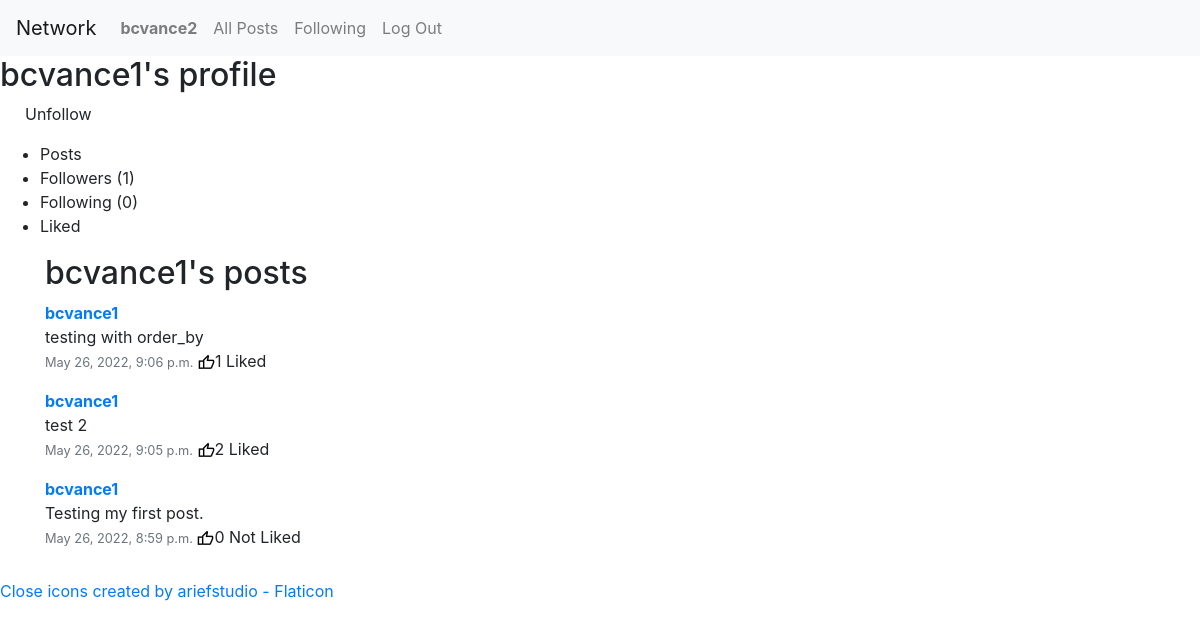
/user/2 (signed in), run on the app's committed database.
### network/models.py (models this page shows, shortened)
class User(AbstractUser):
    pass

class Post(models.Model):
    poster = models.ForeignKey(User, on_delete=models.CASCADE, related_name="posts")
    timestamp = models.DateTimeField(auto_now_add=True)
    content = models.CharField(max_length=140)
    numLikes = models.IntegerField(default=0)

### network/views.py (the view)
# urls.py: path("user/<int:user_id>", views.profile, name="profile"),
def profile(request, user_id):
    user_data = User.objects.get(id=user_id)
    me = User.objects.get(id=request.user.id)
    posts = list(Post.objects.filter(poster=User.objects.get(id=user_id)).order_by("-timestamp"))
    my_likes = [like.post for like in me.user_likes.all()]
    my_follows = [follow.followee for follow in me.following.all()]
    if user_data in my_follows:
        followed_by_me = True
    else:
        followed_by_me = False
    liked = []
    liked_for_liked_posts = []
    for post in posts:
        if post in my_likes:
            liked.append(True)
        else:
            liked.append(False)
    posts_zipped = list(zip(posts, liked))
    user_likes = list(user_data.user_likes.all())
    for user_like in user_likes:
        if user_like.post in my_likes:
            liked_for_liked_posts.append(True)
        else:
            liked_for_liked_posts.append(False)
    return render(request, "network/profile.html", context = {
        "user": user_data,
        "posts": posts_zipped,
        "followers": list(user_data.followed_by.all()),
        "following": list(user_data.following.all()),
        "user_likes": list(zip(user_likes, liked_for_liked_posts)),
        "num_followers": len(list(user_data.followed_by.all())),
        "num_following": len(list(user_data.following.all())),
        "followed_by_me": followed_by_me
    })

### network/templates/network/profile.html (shortened to what this page needs)
{% extends "network/layout.html" %}
{% load static %}
{% block body %}
    <div class="body" data-title="profile">
        <h2>{{ user.username }}'s profile</h2>
        {% if user.id != request.user.id %}
            {% if followed_by_me %}
                <p id="follow-btn" data-user-id="{{ user.id }}">Unfollow</p>
            {% else %}
                <p id="follow-btn" data-user-id="{{ user.id }}">Follow</p>
            {% endif %}
        {% endif %}
        <ul>
            <li class="nav-btn" id="posts">Posts</li>
            <li class="nav-btn" id="followers">Followers (<span id="num-followers">{{ num_followers }}</span>)</li>
            <li class="nav-btn" id="following">Following (<span id="num-following">{{ num_following }}</span>)</li>
            <li class="nav-btn" id="liked">Liked</li>
        </ul>
        <section>
            <div class="container">
                <div id="post-section" class="posts">
                    <h2>{{ user.username }}'s posts</h2>
                    {% for post, liked in posts %}
                        <div class="mb-3 post-card" data-post-id="{{ post.id }}">
                            <a href="{% url 'profile' user.id %}"><strong>{{ post.poster }}</strong></a>
                            <p class="post-content">{{ post.content }}</p>
                            <small class="text-muted">{{ post.timestamp }}</small>
                            <img class="like-icon" src="{% static 'network/media/thumbs_up.png' %}" alt=""><span class="num-likes">{{ post.numLikes }}</span>
                            {% if liked %}
                                <span class="is-liked">Liked</span>
                            {% else %}
                                <span class="is-liked">Not Liked</span>
                            {% endif %}
                        </div>
                    {% endfor %}
                </div>
            </div>
        </section>
    </div>
{% endblock %}

### network/templates/network/layout.html (shortened to what this page needs)
{% load static %}
<!DOCTYPE html>
<html lang="en">
    <head>
        <link rel="stylesheet" href="https://stackpath.bootstrapcdn.com/bootstrap/4.4.1/css/bootstrap.min.css">
        <link href="{% static 'network/styles.css' %}" rel="stylesheet">
    </head>
    <body>
        <nav class="navbar navbar-expand-lg navbar-light bg-light">
            <a class="navbar-brand" href="#">Network</a>
            <div>
              <ul class="navbar-nav mr-auto">
                {% if user.is_authenticated %}
                    <li class="nav-item">
                        <a class="nav-link" href="#"><strong>{{ request.user.username }}</strong></a>
                    </li>
                {% endif %}
                <li class="nav-item">
                  <a class="nav-link" href="{% url 'index' %}">All Posts</a>
                </li>
                {% if request.user.is_authenticated %}
                    <li class="nav-item">
                        <a class="nav-link" href="{% url 'following' %}">Following</a>
                    </li>
                    <li class="nav-item">
                        <a class="nav-link" href="{% url 'logout' %}">Log Out</a>
                    </li>
                {% endif %}
              </ul>
            </div>
          </nav>
        <div class="body">
            {% block body %}
            {% endblock %}
        </div>
        <a href="https://www.flaticon.com/free-icons/close" title="close icons">Close icons created by ariefstudio - Flaticon</a>
    </body>
</html>

### network/static/network/styles.css (style rules this page uses)
p.post-content { margin-bottom: 0; }
.nav-btn, #follow-btn { cursor: pointer; }
#follow-btn { margin-left: 25px; }
div.posts { margin-bottom: 30px; }

### data on the page
User: user.username "bcvance2"
User: username "bcvance1"
Post: poster "bcvance1", content "testing with order_by", timestamp "May 26, 2022, 9:06 p.m.", numLikes "1", shows "Liked"
Post: poster "bcvance1", content "test 2", timestamp "May 26, 2022, 9:05 p.m.", numLikes "2", shows "Liked"
Post: poster "bcvance1", content "Testing my first post.", timestamp "May 26, 2022, 8:59 p.m.", numLikes "0", shows "Not Liked"

### other printed values
{{ num_followers }} "1"
{{ num_following }} "0"
